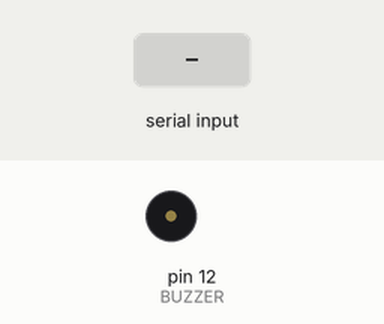
Simulated run of this sketch. Board: Arduino Uno, built with avr-gcc and run on an emulated ATmega328P. Shown: buzzer (waves = sounding). The inputs (shaded band) are chosen by the test bench.

Above: at 1.2 s.
1.3 s: "sad\n" received over Serial
At 2.6 s:
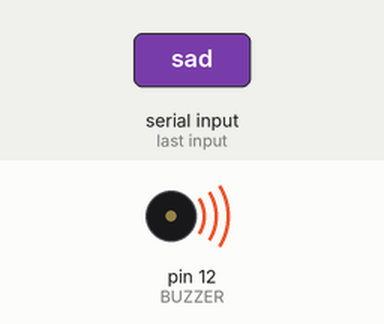
4.3 s: "happy\n" received over Serial
At 6.9 s:
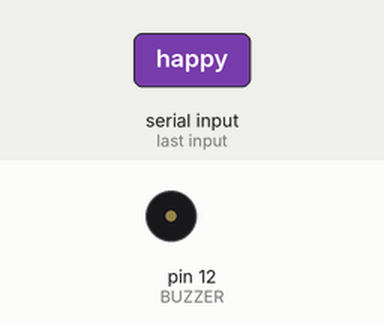
Timing chart, 0 to 8.4 s (numbered marks = the images above; inputs shaded):
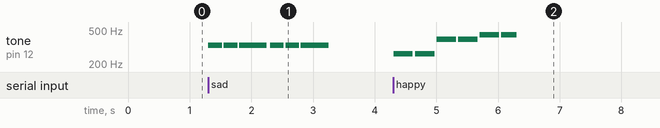

The sketch:

model.ino
```cpp
#include <string.h>

const byte BUZZER = 12;
const unsigned long TIMEOUT_MS = 2000;

// Note frequencies.
const unsigned int C = 262;
const unsigned int D = 294;
const unsigned int E = 330;
const unsigned int F = 349;
const unsigned int G = 392;
const unsigned int A = 440;

// Jingle Bells chorus.
// Each entry contains {frequency, number of beats}.
// A frequency of 0 means silence.
const unsigned int jingle[][2] = {
  {E, 1}, {E, 1}, {E, 2},
  {E, 1}, {E, 1}, {E, 2},
  {E, 1}, {G, 1}, {C, 1}, {D, 1}, {E, 4},
  {F, 1}, {F, 1}, {F, 1}, {F, 1},
  {F, 1}, {E, 1}, {E, 1}, {E, 1},
  {E, 1}, {D, 1}, {D, 1}, {E, 1}, {D, 2}, {G, 2},

  {E, 1}, {E, 1}, {E, 2},
  {E, 1}, {E, 1}, {E, 2},
  {E, 1}, {G, 1}, {C, 1}, {D, 1}, {E, 4},
  {F, 1}, {F, 1}, {F, 1}, {F, 1},
  {F, 1}, {E, 1}, {E, 1}, {E, 1},
  {G, 1}, {G, 1}, {F, 1}, {D, 1}, {C, 4},
  {0, 4}
};

// Twinkle, Twinkle, Little Star.
const unsigned int twinkle[][2] = {
  {C, 1}, {C, 1}, {G, 1}, {G, 1},
  {A, 1}, {A, 1}, {G, 2},
  {F, 1}, {F, 1}, {E, 1}, {E, 1},
  {D, 1}, {D, 1}, {C, 2},

  {G, 1}, {G, 1}, {F, 1}, {F, 1},
  {E, 1}, {E, 1}, {D, 2},
  {G, 1}, {G, 1}, {F, 1}, {F, 1},
  {E, 1}, {E, 1}, {D, 2},

  {C, 1}, {C, 1}, {G, 1}, {G, 1},
  {A, 1}, {A, 1}, {G, 2},
  {F, 1}, {F, 1}, {E, 1}, {E, 1},
  {D, 1}, {D, 1}, {C, 2},
  {0, 4}
};

// 0 = silent, 1 = happy, 2 = sad
byte currentSong = 0;
unsigned int noteIndex = 0;

unsigned long lastCommandTime = 0;
unsigned long noteStarted = 0;
unsigned long noteInterval = 0;

char command[16];
byte position = 0;
bool overflow = false;

void selectSong(byte requestedSong) {
  // Repeated commands keep playing the current song.
  if (requestedSong == currentSong) {
    return;
  }

  noTone(BUZZER);
  currentSong = requestedSong;
  noteIndex = 0;
  noteInterval = 0;
}

void setup() {
  pinMode(BUZZER, OUTPUT);
  digitalWrite(BUZZER, LOW);
  Serial.begin(9600);
}

void loop() {
  // Read commands from Python.
  while (Serial.available() > 0) {
    char c = Serial.read();

    if (c == '\n') {
      command[position] = '\0';

      if (!overflow) {
        if (strcmp(command, "happy") == 0) {
          lastCommandTime = millis();
          selectSong(1);
        } else if (strcmp(command, "sad") == 0) {
          lastCommandTime = millis();
          selectSong(2);
        } else if (strcmp(command, "off") == 0) {
          lastCommandTime = millis();
          selectSong(0);
        }
      }

      position = 0;
      overflow = false;

    } else if (c != '\r') {
      if (position < sizeof(command) - 1) {
        command[position++] = c;
      } else {
        overflow = true;
      }
    }
  }

  unsigned long now = millis();

  // Stop if Python stops communicating.
  if (now - lastCommandTime >= TIMEOUT_MS) {
    selectSong(0);
  }

  if (currentSong == 0) {
    return;
  }

  if (now - noteStarted < noteInterval) {
    return;
  }

  const unsigned int (*melody)[2];
  unsigned int length;
  unsigned int beatMs;

  if (currentSong == 1) {
    melody = twinkle;
    length = sizeof(twinkle) / sizeof(twinkle[0]);
    beatMs = 350;
  } else {
    melody = jingle;
    length = sizeof(jingle) / sizeof(jingle[0]);
    beatMs = 250;
  }

  unsigned int frequency = melody[noteIndex][0];
  unsigned long duration = melody[noteIndex][1] * beatMs;

  noTone(BUZZER);

  if (frequency > 0) {
    // Leave a short gap between notes.
    tone(BUZZER, frequency, duration * 9 / 10);
  }

  noteStarted = now;
  noteInterval = duration;
  noteIndex = (noteIndex + 1) % length;
}
```

Measured:
- after the input at 1.3 s, tone on pin 12 (BUZZER): plays 330 Hz for 0.23 s, 330 Hz for 0.23 s, 330 Hz for 0.45 s, 330 Hz for 0.23 s, 330 Hz for 0.23 s, 330 Hz for 0.45 s, starting at once
- after the input at 4.3 s, tone on pin 12 (BUZZER): plays 262 Hz for 0.32 s, 262 Hz for 0.32 s, 392 Hz for 0.32 s, 392 Hz for 0.32 s, 440 Hz for 0.32 s, 440 Hz for 0.25 s, starting at once
